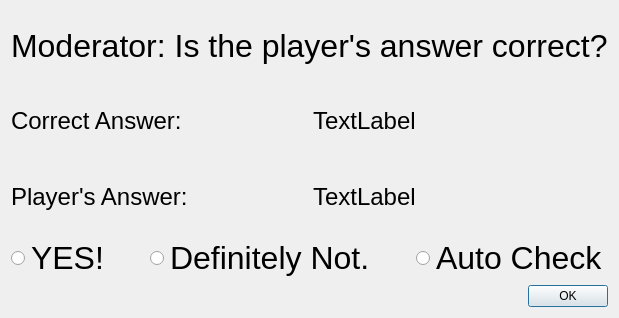
<?xml version="1.0" encoding="UTF-8"?>
<ui version="4.0">
 <class>moderatorDialog</class>
 <widget class="QDialog" name="moderatorDialog">
  <property name="geometry">
   <rect>
    <x>0</x>
    <y>0</y>
    <width>515</width>
    <height>318</height>
   </rect>
  </property>
  <property name="windowTitle">
   <string>Dialog</string>
  </property>
  <layout class="QVBoxLayout" name="verticalLayout">
   <item>
    <widget class="QLabel" name="mainLabel">
     <property name="font">
      <font>
       <pointsize>24</pointsize>
      </font>
     </property>
     <property name="text">
      <string>Moderator: Is the player's answer correct?</string>
     </property>
    </widget>
   </item>
   <item>
    <layout class="QHBoxLayout" name="horizontalLayout_3">
     <item>
      <widget class="QLabel" name="correctAnswerLabel">
       <property name="font">
        <font>
         <pointsize>18</pointsize>
        </font>
       </property>
       <property name="text">
        <string>Correct Answer:</string>
       </property>
      </widget>
     </item>
     <item>
      <widget class="QLabel" name="correctAnswer">
       <property name="font">
        <font>
         <pointsize>18</pointsize>
        </font>
       </property>
       <property name="text">
        <string>TextLabel</string>
       </property>
      </widget>
     </item>
    </layout>
   </item>
   <item>
    <layout class="QHBoxLayout" name="horizontalLayout_4">
     <item>
      <widget class="QLabel" name="playerAnswerLabel">
       <property name="font">
        <font>
         <pointsize>18</pointsize>
        </font>
       </property>
       <property name="text">
        <string>Player's Answer:</string>
       </property>
      </widget>
     </item>
     <item>
      <widget class="QLabel" name="playerAnswer">
       <property name="font">
        <font>
         <pointsize>18</pointsize>
        </font>
       </property>
       <property name="text">
        <string>TextLabel</string>
       </property>
      </widget>
     </item>
    </layout>
   </item>
   <item>
    <layout class="QHBoxLayout" name="horizontalLayout">
     <item>
      <widget class="QRadioButton" name="playerCorrectRadio">
       <property name="font">
        <font>
         <pointsize>24</pointsize>
        </font>
       </property>
       <property name="text">
        <string>YES!</string>
       </property>
      </widget>
     </item>
     <item>
      <spacer name="horizontalSpacer">
       <property name="orientation">
        <enum>Qt::Horizontal</enum>
       </property>
       <property name="sizeHint" stdset="0">
        <size>
         <width>40</width>
         <height>20</height>
        </size>
       </property>
      </spacer>
     </item>
     <item>
      <widget class="QRadioButton" name="playerIncorrectRadio">
       <property name="font">
        <font>
         <pointsize>24</pointsize>
        </font>
       </property>
       <property name="text">
        <string>Definitely Not.</string>
       </property>
      </widget>
     </item>
     <item>
      <spacer name="horizontalSpacer_2">
       <property name="orientation">
        <enum>Qt::Horizontal</enum>
       </property>
       <property name="sizeHint" stdset="0">
        <size>
         <width>40</width>
         <height>20</height>
        </size>
       </property>
      </spacer>
     </item>
     <item>
      <widget class="QRadioButton" name="autoCheckRadio">
       <property name="font">
        <font>
         <pointsize>24</pointsize>
        </font>
       </property>
       <property name="text">
        <string>Auto Check</string>
       </property>
      </widget>
     </item>
    </layout>
   </item>
   <item>
    <layout class="QHBoxLayout" name="horizontalLayout_2">
     <item>
      <spacer name="horizontalSpacer_3">
       <property name="orientation">
        <enum>Qt::Horizontal</enum>
       </property>
       <property name="sizeHint" stdset="0">
        <size>
         <width>40</width>
         <height>20</height>
        </size>
       </property>
      </spacer>
     </item>
     <item>
      <widget class="QPushButton" name="okButton">
       <property name="text">
        <string>OK</string>
       </property>
      </widget>
     </item>
    </layout>
   </item>
  </layout>
 </widget>
 <resources/>
 <connections/>
</ui>
